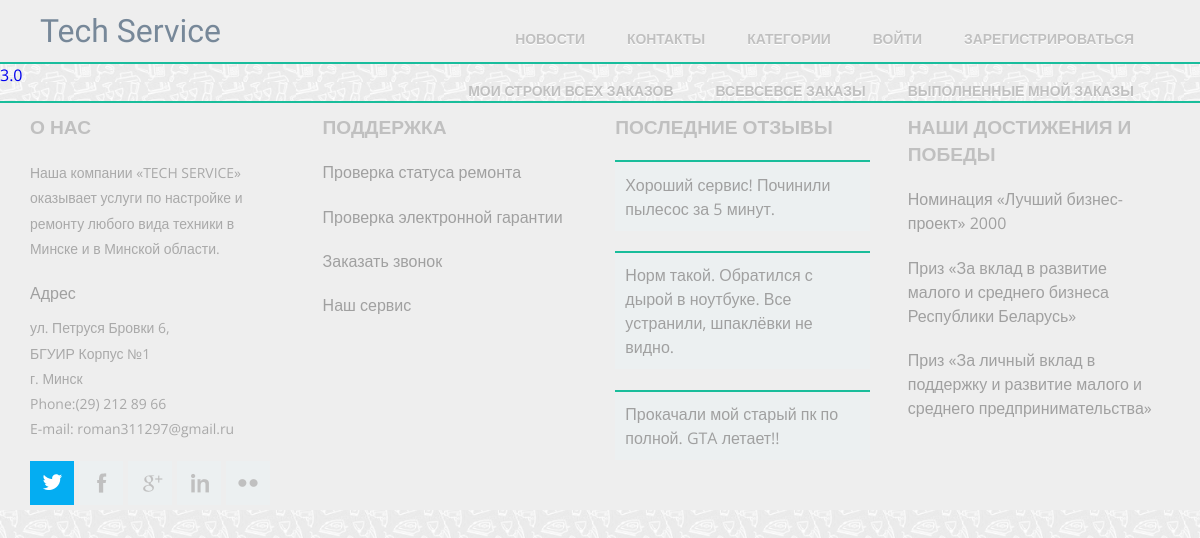
/master/orders/, run on an earlier commit of the app's database.
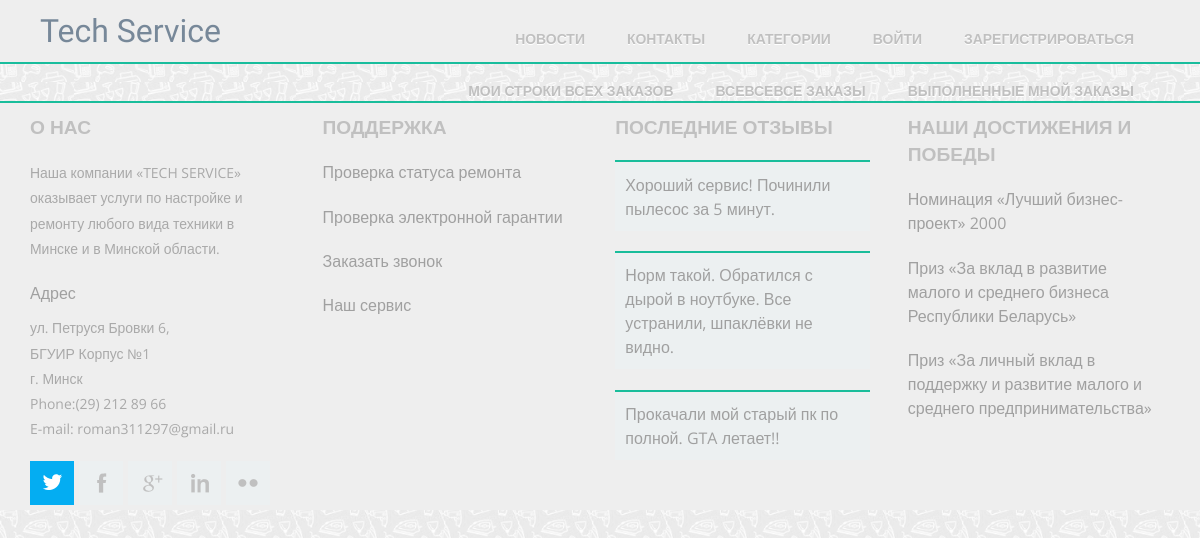
And on a later commit of the database.
### master_office/models.py (models this page shows, shortened)
class Order(models.Model):
    client = models.ForeignKey(User, on_delete=models.CASCADE)
    status = models.IntegerField(default = 0)
    price = models.FloatField()
    begin_date = models.DateTimeField(auto_now=True)
    end_date = models.DateTimeField(blank=True, null=True)
    expected_date = models.DateTimeField(blank=True, null=True)
    rating = models.IntegerField(default = 0, blank=True,null=True)
    feedback = models.TextField(blank=True,null=True)

### master_office/views.py (the view)
class OrderList(ListView):
    model = Order

### master_office/templates/master_office/order_list.html
{% extends "master_office/master_wrapper.html" %}
{% block master_content %}
    {% for order in object_list %}
        <a href="{% url 'master_orders-detail' order.pk %}"><h3>{{ order.price }}</h3></a>
    {% endfor %}
{% endblock %}

What changed in the data, as far as the page shows it:
removed Order: price "3.0"
